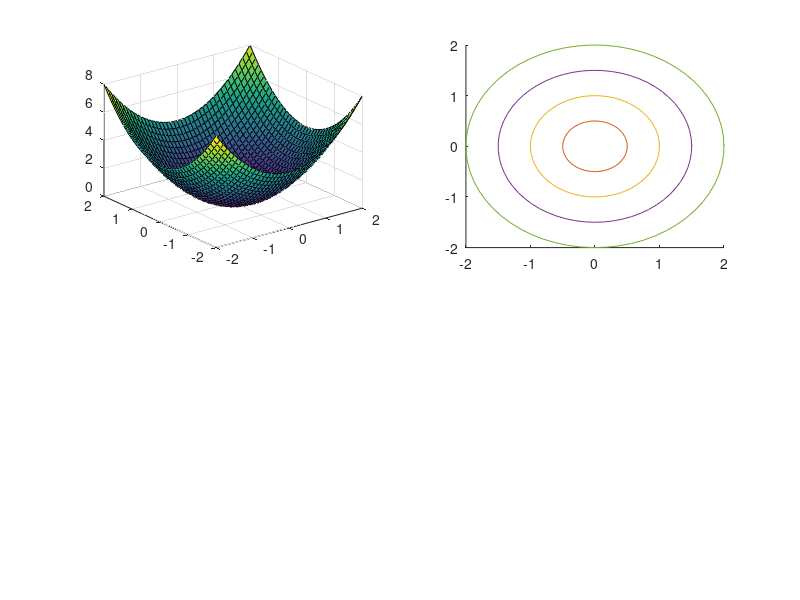

Recreate this plot in MATLAB.
% This script will plot a paraboloid and show various features.
%   Planned features include: level curves, gradf, vector field,
%   normal, tangent plane

% X and Y domain for plot
X_MIN = -2;
X_MAX = 2;
Y_MIN = -2;
Y_MAX = 2;
INCREMENT = 0.1;

% Generate points for the paraboloid
x_range = X_MIN:INCREMENT:X_MAX;
y_range = Y_MIN:INCREMENT:Y_MAX;
[X, Y] = meshgrid(x_range, y_range);
Z = X.^2 + Y.^2; % z = x^2 + y^2

% Generate level curves
% Find max constant required

% Generate curves using parametric circle equations
r_index = 1;
for r = 0:0.5:2
    theta_index = 1;
    for theta = 0:0.1:(2*pi+0.1)
        X_curves(theta_index, r_index) = r*cos(theta);
        Y_curves(theta_index, r_index) = r*sin(theta);
        theta_index = theta_index + 1;
    end
    r_index = r_index + 1;
end

% Graph paraboloid
figure();
paraboloid_ax = subplot(2,2,1);
paraboloid_gr = surf(X, Y, Z);

% Graph level curves
level_curves_ax = subplot(2,2,2);
hold all;
for plot_index = 1:5
    plot(X_curves(:, plot_index), Y_curves(:, plot_index));
end
